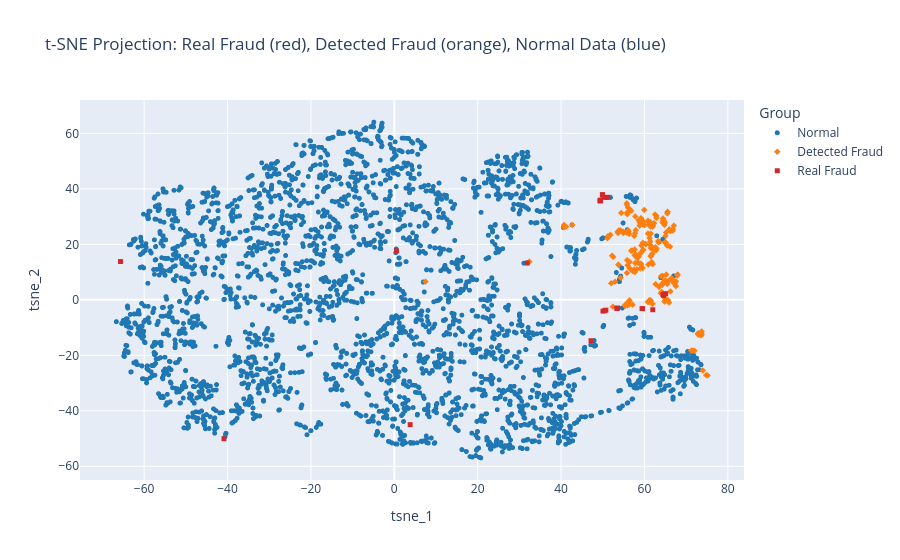

The cell this chart's notebook holds for it:
### Code cell
from sklearn.manifold import TSNE
import plotly.express as px
import numpy as np

top_n = 20
detected_fraud_idx = df_iso[df_iso['anomaly_label_std'] == -1].index
real_fraud_idx = df_iso[df_iso['is_fraud'] == True].index
normal_data = df_iso[~df_iso.index.isin(detected_fraud_idx) & ~df_iso.index.isin(real_fraud_idx)]

sample_size = 3000
nonfraud_idx = normal_data.sample(n=sample_size, random_state=42).index
sample_idx = nonfraud_idx.union(real_fraud_idx)
sample_idx = sample_idx.union(detected_fraud_idx)
X_std_sample = X_std.loc[sample_idx]

tsne = TSNE(n_components=2, random_state=42, perplexity=20)
tsne_results = tsne.fit_transform(X_std_sample)

tsne_df = pd.DataFrame(tsne_results, columns=['tsne_1', 'tsne_2'], index=X_std_sample.index)
tsne_df['is_fraud'] = client_data.loc[X_std_sample.index, 'is_fraud']
tsne_df['anomaly_score'] = df_iso.loc[X_std_sample.index, 'anomaly_score_std']

tsne_df['group'] = 'Normal'
tsne_df.loc[tsne_df['is_fraud'] == True, 'group'] = 'Real Fraud'
tsne_df.loc[(tsne_df.index.isin(detected_fraud_idx)) & (tsne_df['is_fraud'] == False), 'group'] = 'Detected Fraud'

tsne_df['group'] = pd.Categorical(
    tsne_df['group'],
    categories=['Real Fraud', 'Detected Fraud', 'Normal'],
    ordered=True
)

color_map = {
    'Real Fraud': '#d62728',
    'Detected Fraud': '#ff7f0e',
    'Normal': '#1f77b4'
}

fig = px.scatter(
    tsne_df,
    x='tsne_1',
    y='tsne_2',
    color='group',
    color_discrete_map=color_map,
    symbol='group',
    title="t-SNE Projection: Real Fraud (red), Detected Fraud (orange), Normal Data (blue)",
    labels={'group': 'Group'},
    hover_data=['anomaly_score', 'is_fraud'],
)

fig.update_traces(marker=dict(size=5, opacity=1))
fig.show()

### Figure 1 — Plotly figure (JSON) as saved in the notebook; plotly's stock layout.template omitted (floating-point values rounded to 4 significant figures; data arrays with more than 128 entries replaced by an {"elided": "..."} marker saying what was removed)
{"data": [{"customdata": {"elided": "3000x2 mixed values"}, "hovertemplate": "Group=Normal<br>tsne_1=%{x}<br>tsne_2=%{y}<br>anomaly_score=%{customdata[0]}<br>is_fraud=%{customdata[1]}<extra></extra>", "legendgroup": "Normal", "marker": {"color": "#1f77b4", "opacity": 1, "size": 5, "symbol": "circle"}, "mode": "markers", "name": "Normal", "showlegend": true, "type": "scattergl", "x": {"elided": "3000 float values"}, "xaxis": "x", "y": {"elided": "3000 float values"}, "yaxis": "y"}, {"customdata": {"elided": "198x2 mixed values"}, "hovertemplate": "Group=Detected Fraud<br>tsne_1=%{x}<br>tsne_2=%{y}<br>anomaly_score=%{customdata[0]}<br>is_fraud=%{customdata[1]}<extra></extra>", "legendgroup": "Detected Fraud", "marker": {"color": "#ff7f0e", "opacity": 1, "size": 5, "symbol": "diamond"}, "mode": "markers", "name": "Detected Fraud", "showlegend": true, "type": "scattergl", "x": {"elided": "198 float values"}, "xaxis": "x", "y": {"elided": "198 float values"}, "yaxis": "y"}, {"customdata": [[0.09917, true], [0.08267, true], [0.1435, true], [0.01382, true], [0.1754, true], [-0.001453, true], [-0.001162, true], [0.09038, true], [0.01352, true], [0.04149, true], [0.03372, true], [0.09135, true], [0.1766, true], [0.0775, true], [0.04059, true], [0.07624, true], [0.07912, true], [0.1248, true], [0.1184, true], [0.06564, true], [0.07972, true], [0.03532, true], [0.02871, true], [0.1196, true], [-0.02329, true], [-0.0149, true], [-0.0408, true], [-0.01339, true]], "hovertemplate": "Group=Real Fraud<br>tsne_1=%{x}<br>tsne_2=%{y}<br>anomaly_score=%{customdata[0]}<br>is_fraud=%{customdata[1]}<extra></extra>", "legendgroup": "Real Fraud", "marker": {"color": "#d62728", "opacity": 1, "size": 5, "symbol": "square"}, "mode": "markers", "name": "Real Fraud", "showlegend": true, "type": "scattergl", "x": [50.75, 50.05, 3.808, 31.89, -65.66, 59.56, 59.44, 50.46, 53.56, 53.42, 53.35, 50.22, 0.5143, 51.2, 49.44, 50.95, 49.46, 49.9, 49.95, 49.29, 49.31, 47.2, 61.99, -40.87, 64.45, 64.89, 64.59, 65.1], "xaxis": "x", "y": [-3.729, -4.081, -44.99, 13.24, 13.8, -3.161, -3.184, -3.9, -2.92, -3.112, -2.951, 36.95, 17.68, 36.99, 35.61, 36.9, 35.94, 37.94, 37.88, 35.74, 35.81, -14.73, -3.563, -50.08, 1.89, 2.213, 1.574, 2.193], "yaxis": "y"}], "layout": {"legend": {"title": {"text": "Group"}, "tracegroupgap": 0}, "title": {"text": "t-SNE Projection: Real Fraud (red), Detected Fraud (orange), Normal Data (blue)"}, "xaxis": {"anchor": "y", "domain": [0, 1], "title": {"text": "tsne_1"}}, "yaxis": {"anchor": "x", "domain": [0, 1], "title": {"text": "tsne_2"}}}}
